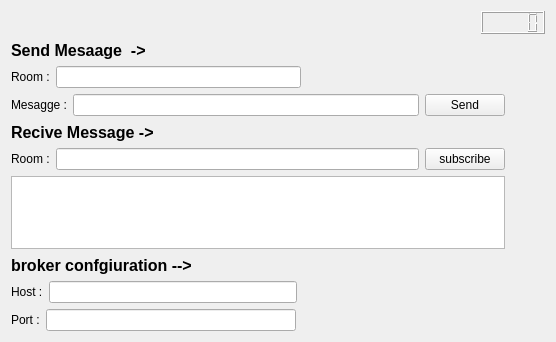
<?xml version="1.0" encoding="UTF-8"?>
<ui version="4.0">
 <class>Form</class>
 <widget class="QWidget" name="Form">
  <property name="geometry">
   <rect>
    <x>0</x>
    <y>0</y>
    <width>556</width>
    <height>342</height>
   </rect>
  </property>
  <property name="windowTitle">
   <string>Mqtt_V1</string>
  </property>
  <layout class="QVBoxLayout" name="verticalLayout_4">
   <item>
    <layout class="QVBoxLayout" name="verticalLayout_3">
     <item>
      <layout class="QHBoxLayout" name="horizontalLayout_8">
       <item>
        <spacer name="horizontalSpacer_5">
         <property name="orientation">
          <enum>Qt::Horizontal</enum>
         </property>
         <property name="sizeHint" stdset="0">
          <size>
           <width>40</width>
           <height>20</height>
          </size>
         </property>
        </spacer>
       </item>
       <item>
        <widget class="QLCDNumber" name="lcdhour"/>
       </item>
      </layout>
     </item>
     <item>
      <layout class="QVBoxLayout" name="verticalLayout">
       <item>
        <layout class="QHBoxLayout" name="horizontalLayout_2">
         <item>
          <widget class="QLabel" name="label">
           <property name="font">
            <font>
             <pointsize>12</pointsize>
             <weight>75</weight>
             <bold>true</bold>
            </font>
           </property>
           <property name="layoutDirection">
            <enum>Qt::LeftToRight</enum>
           </property>
           <property name="text">
            <string>Send Mesaage  -&gt;</string>
           </property>
           <property name="wordWrap">
            <bool>true</bool>
           </property>
          </widget>
         </item>
         <item>
          <spacer name="horizontalSpacer_3">
           <property name="orientation">
            <enum>Qt::Horizontal</enum>
           </property>
           <property name="sizeType">
            <enum>QSizePolicy::Fixed</enum>
           </property>
           <property name="sizeHint" stdset="0">
            <size>
             <width>40</width>
             <height>20</height>
            </size>
           </property>
          </spacer>
         </item>
        </layout>
       </item>
       <item>
        <layout class="QHBoxLayout" name="Layout_roomsend">
         <item>
          <widget class="QLabel" name="label_6">
           <property name="text">
            <string>Room :</string>
           </property>
          </widget>
         </item>
         <item>
          <widget class="QLineEdit" name="lineEdit_4"/>
         </item>
         <item>
          <spacer name="horizontalSpacer_2">
           <property name="orientation">
            <enum>Qt::Horizontal</enum>
           </property>
           <property name="sizeHint" stdset="0">
            <size>
             <width>40</width>
             <height>20</height>
            </size>
           </property>
          </spacer>
         </item>
        </layout>
       </item>
       <item>
        <layout class="QHBoxLayout" name="horizontalLayout">
         <item>
          <widget class="QLabel" name="label_8">
           <property name="text">
            <string>Mesagge :</string>
           </property>
          </widget>
         </item>
         <item>
          <widget class="QLineEdit" name="lineEdit"/>
         </item>
         <item>
          <widget class="QPushButton" name="pushButton_2">
           <property name="text">
            <string>Send</string>
           </property>
          </widget>
         </item>
         <item>
          <spacer name="horizontalSpacer">
           <property name="orientation">
            <enum>Qt::Horizontal</enum>
           </property>
           <property name="sizeType">
            <enum>QSizePolicy::Fixed</enum>
           </property>
           <property name="sizeHint" stdset="0">
            <size>
             <width>40</width>
             <height>20</height>
            </size>
           </property>
          </spacer>
         </item>
        </layout>
       </item>
      </layout>
     </item>
     <item>
      <layout class="QVBoxLayout" name="verticalLayout_2">
       <item>
        <layout class="QHBoxLayout" name="horizontalLayout_4">
         <item>
          <widget class="QLabel" name="label_3">
           <property name="font">
            <font>
             <pointsize>12</pointsize>
             <weight>75</weight>
             <bold>true</bold>
            </font>
           </property>
           <property name="text">
            <string>Recive Message -&gt;</string>
           </property>
          </widget>
         </item>
         <item>
          <spacer name="horizontalSpacer_4">
           <property name="orientation">
            <enum>Qt::Horizontal</enum>
           </property>
           <property name="sizeType">
            <enum>QSizePolicy::Fixed</enum>
           </property>
           <property name="sizeHint" stdset="0">
            <size>
             <width>40</width>
             <height>20</height>
            </size>
           </property>
          </spacer>
         </item>
        </layout>
       </item>
       <item>
        <layout class="QHBoxLayout" name="horizontalLayout_9">
         <item>
          <widget class="QLabel" name="label_7">
           <property name="text">
            <string>Room :</string>
           </property>
          </widget>
         </item>
         <item>
          <widget class="QLineEdit" name="lineEdit_5"/>
         </item>
         <item>
          <widget class="QPushButton" name="pushButton">
           <property name="text">
            <string>subscribe</string>
           </property>
          </widget>
         </item>
         <item>
          <spacer name="horizontalSpacer_13">
           <property name="orientation">
            <enum>Qt::Horizontal</enum>
           </property>
           <property name="sizeType">
            <enum>QSizePolicy::Fixed</enum>
           </property>
           <property name="sizeHint" stdset="0">
            <size>
             <width>40</width>
             <height>20</height>
            </size>
           </property>
          </spacer>
         </item>
        </layout>
       </item>
       <item>
        <layout class="QHBoxLayout" name="horizontalLayout_3">
         <item>
          <widget class="QListView" name="listView"/>
         </item>
         <item>
          <spacer name="horizontalSpacer_6">
           <property name="orientation">
            <enum>Qt::Horizontal</enum>
           </property>
           <property name="sizeType">
            <enum>QSizePolicy::Fixed</enum>
           </property>
           <property name="sizeHint" stdset="0">
            <size>
             <width>40</width>
             <height>20</height>
            </size>
           </property>
          </spacer>
         </item>
        </layout>
       </item>
      </layout>
     </item>
     <item>
      <layout class="QVBoxLayout" name="verticalLayout_5">
       <item>
        <layout class="QHBoxLayout" name="horizontalLayout_6">
         <item>
          <widget class="QLabel" name="label_2">
           <property name="font">
            <font>
             <pointsize>12</pointsize>
             <weight>75</weight>
             <bold>true</bold>
            </font>
           </property>
           <property name="text">
            <string>broker confgiuration --&gt;</string>
           </property>
          </widget>
         </item>
         <item>
          <spacer name="horizontalSpacer_7">
           <property name="orientation">
            <enum>Qt::Horizontal</enum>
           </property>
           <property name="sizeType">
            <enum>QSizePolicy::Fixed</enum>
           </property>
           <property name="sizeHint" stdset="0">
            <size>
             <width>40</width>
             <height>20</height>
            </size>
           </property>
          </spacer>
         </item>
        </layout>
       </item>
       <item>
        <layout class="QHBoxLayout" name="horizontalLayout_7">
         <item>
          <widget class="QLabel" name="label_5">
           <property name="text">
            <string>Host :</string>
           </property>
          </widget>
         </item>
         <item>
          <widget class="QLineEdit" name="lineEdit_3"/>
         </item>
         <item>
          <spacer name="horizontalSpacer_12">
           <property name="orientation">
            <enum>Qt::Horizontal</enum>
           </property>
           <property name="sizeType">
            <enum>QSizePolicy::Expanding</enum>
           </property>
           <property name="sizeHint" stdset="0">
            <size>
             <width>40</width>
             <height>20</height>
            </size>
           </property>
          </spacer>
         </item>
        </layout>
       </item>
       <item>
        <layout class="QHBoxLayout" name="horizontalLayout_5">
         <item>
          <widget class="QLabel" name="label_4">
           <property name="text">
            <string>Port :</string>
           </property>
          </widget>
         </item>
         <item>
          <widget class="QLineEdit" name="lineEdit_2"/>
         </item>
         <item>
          <spacer name="horizontalSpacer_10">
           <property name="orientation">
            <enum>Qt::Horizontal</enum>
           </property>
           <property name="sizeType">
            <enum>QSizePolicy::Expanding</enum>
           </property>
           <property name="sizeHint" stdset="0">
            <size>
             <width>40</width>
             <height>20</height>
            </size>
           </property>
          </spacer>
         </item>
        </layout>
       </item>
      </layout>
     </item>
    </layout>
   </item>
  </layout>
 </widget>
 <resources/>
 <connections/>
</ui>
